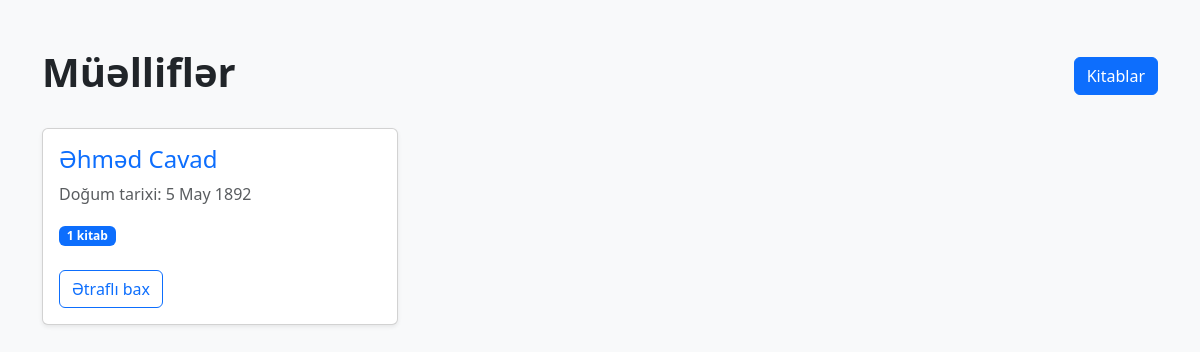
/authors/, run on an earlier commit of the app's database.
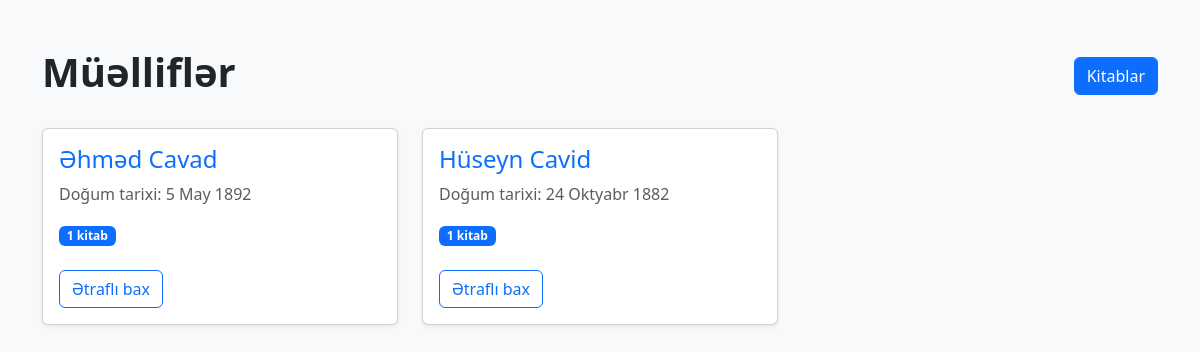
And on a later commit of the database.
### main/models.py (models this page shows, shortened)
class Author(models.Model):
    name = models.CharField(max_length=100)
    surname = models.CharField(max_length=100)
    birth_date = models.DateField()
    bio = models.TextField()

### main/views.py (the view)
# urls.py: path("authors/", views.authors, name="authors"),
def authors(request):
    authors = Author.objects.all()
    context = {
        "authors": authors
    }
    return render(request, "authors.html", context)

### templates/authors.html (shortened to what this page needs)
<!DOCTYPE html>
<html lang="az">
<head>
    <link href="https://cdn.jsdelivr.net/npm/bootstrap@5.3.3/dist/css/bootstrap.min.css"
          rel="stylesheet">
</head>
<body class="bg-light">
<div class="container py-5">
    <div class="d-flex justify-content-between align-items-center mb-4">
        <h1 class="fw-bold">Müəlliflər</h1>
        <a href="{% url 'books' %}" class="btn btn-primary">
            Kitablar
        </a>
    </div>
    <div class="row g-4">
        {% for author in authors %}
        <div class="col-md-6 col-lg-4">
            <div class="card shadow-sm h-100">
                <div class="card-body">
                    <h4 class="card-title">
                        <a href="{% url 'author_detail' author.id %}"
                           class="text-decoration-none">
                            {{ author.name }} {{ author.surname }}
                        </a>
                    </h4>
                    <p class="text-muted mb-3">
                        Doğum tarixi: {{ author.birth_date }}
                    </p>
                    <span class="badge text-bg-primary">
                        {{ author.books.count }} kitab
                    </span>
                    <div class="mt-4">
                        <a href="{% url 'author_detail' author.id %}"
                           class="btn btn-outline-primary">
                            Ətraflı bax
                        </a>
                    </div>
                </div>
            </div>
        </div>
        {% empty %}
        <div class="col-12">
            <div class="alert alert-info">
                Heç bir müəllif yoxdur.
            </div>
        </div>
        {% endfor %}
    </div>
</div>
</body>
</html>

What changed in the data, as far as the page shows it:
added Author: name "Hüseyn", surname "Cavid", birth_date "24 Oktyabr 1882", books.count "1"
